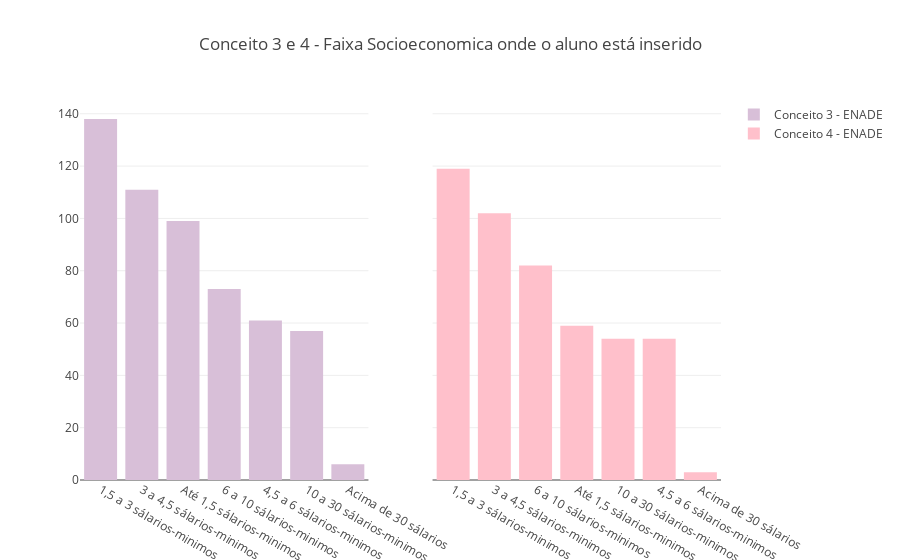

This figure's notebook cell:
### Markdown cell above
#### Conclusão:
**Conceito 1 ->** No primeiro gráfico não conseguimos inferir muita coisa pela quantidade de dados que possuímos sobre o conceito 1 do ENADE.

**Conceito 2 ->** Sim possuem caracteristicas parecidas, já que mais do que metadde dos dados está entre 1,5 e 4,5 salários minimos, o que nesse caso eu julgo bem parecidos.

### Code cell
fig1['layout'].update(title='Conceito 3 e 4 - Faixa Socioeconomica onde o aluno está inserido')
iplot(fig1)

### Figure 1 — Plotly figure (JSON) as saved in the notebook; plotly's stock layout.template omitted (floating-point values rounded to 4 significant figures)
{"data": [{"marker": {"color": "#D8BFD8"}, "name": "Conceito 3 - ENADE", "type": "bar", "uid": "e32d1edf-3219-4c0a-a1a7-2754651cedcd", "x": ["1,5 a 3 sálarios-minimos", "3 a 4,5 sálarios-minimos", "Até 1,5 sálarios-minimos", "6 a 10 sálarios-minimos", "4,5 a 6 sálarios-minimos", "10 a 30 sálarios-minimos", "Acima de 30 sálarios"], "xaxis": "x", "y": [138, 111, 99, 73, 61, 57, 6], "yaxis": "y"}, {"marker": {"color": "#FFC0CB"}, "name": "Conceito 4 - ENADE", "type": "bar", "uid": "bab0ed80-55b3-40b1-b33e-cb7d4698fac1", "x": ["1,5 a 3 sálarios-minimos", "3 a 4,5 sálarios-minimos", "6 a 10 sálarios-minimos", "Até 1,5 sálarios-minimos", "10 a 30 sálarios-minimos", "4,5 a 6 sálarios-minimos", "Acima de 30 sálarios"], "xaxis": "x2", "y": [119, 102, 82, 59, 54, 54, 3], "yaxis": "y"}], "layout": {"title": {"text": "Conceito 3 e 4 - Faixa Socioeconomica onde o aluno está inserido"}, "xaxis": {"anchor": "y", "domain": [0, 0.45]}, "xaxis2": {"anchor": "free", "domain": [0.55, 1], "position": 0}, "yaxis": {"anchor": "x", "domain": [0, 1]}}}
